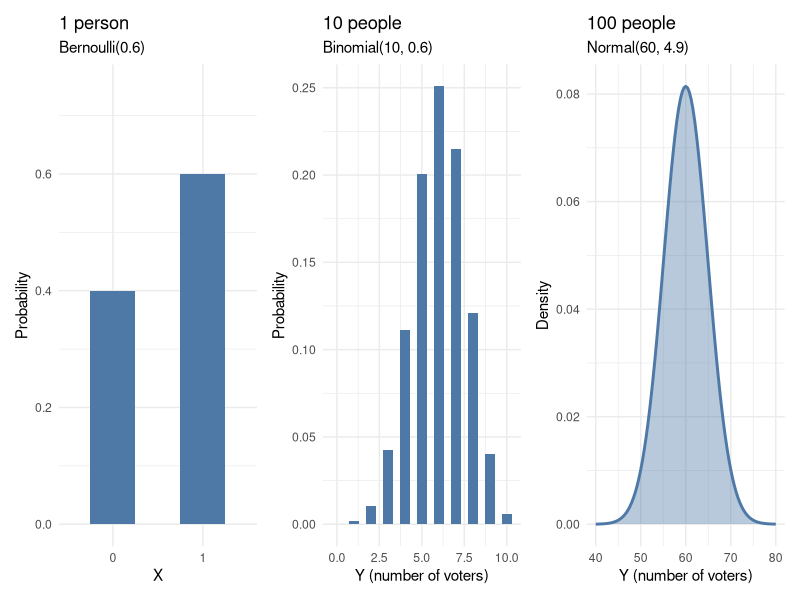
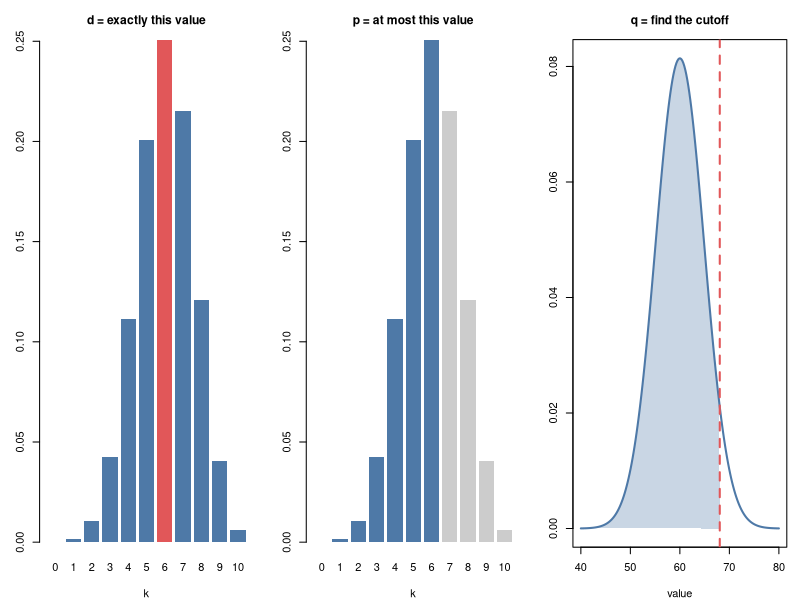
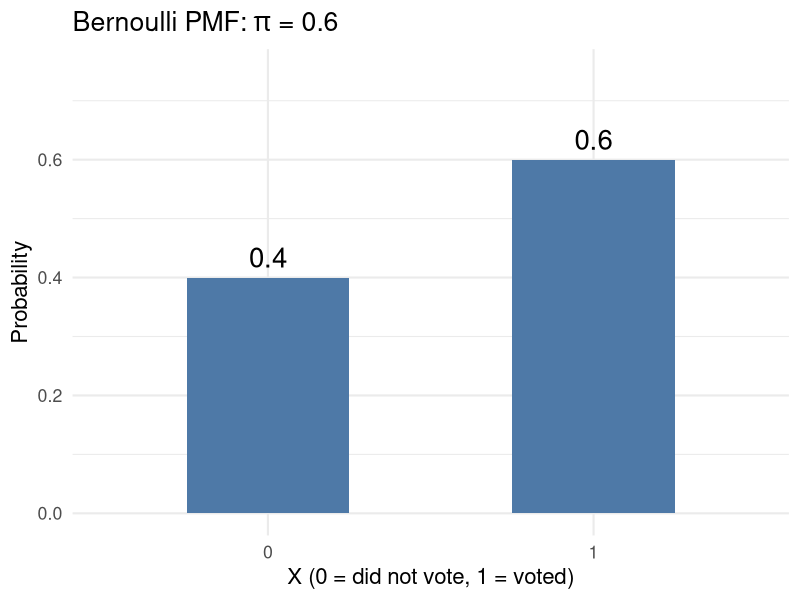
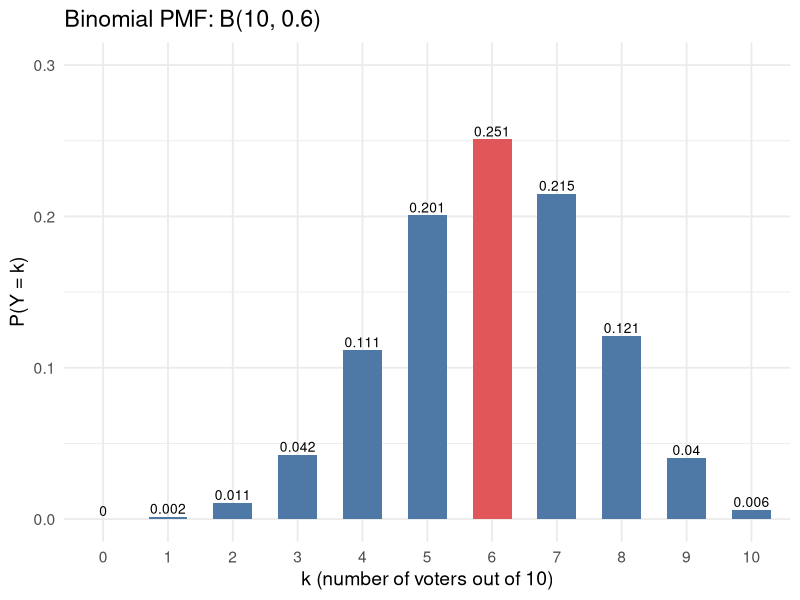
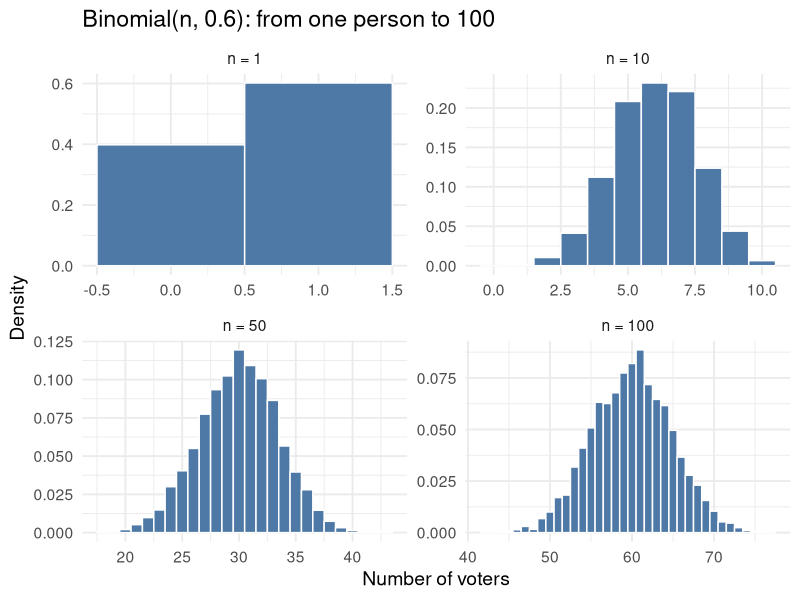
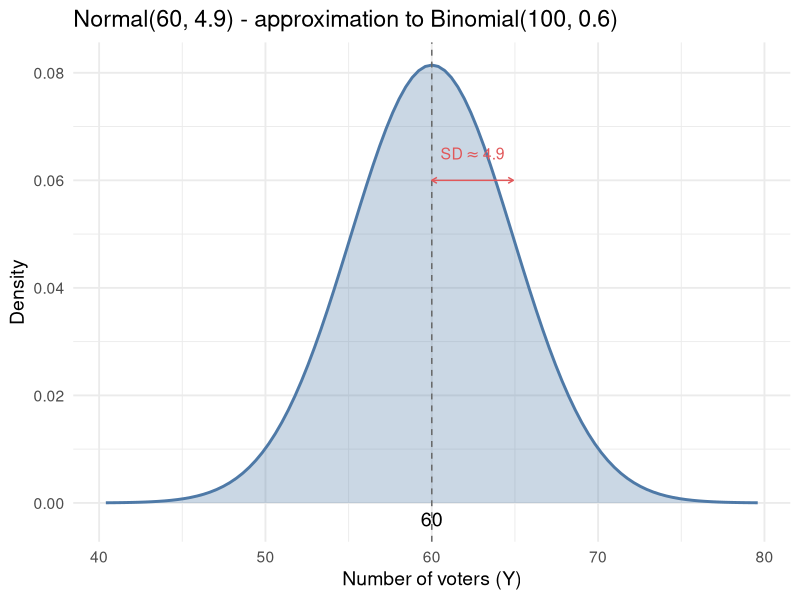
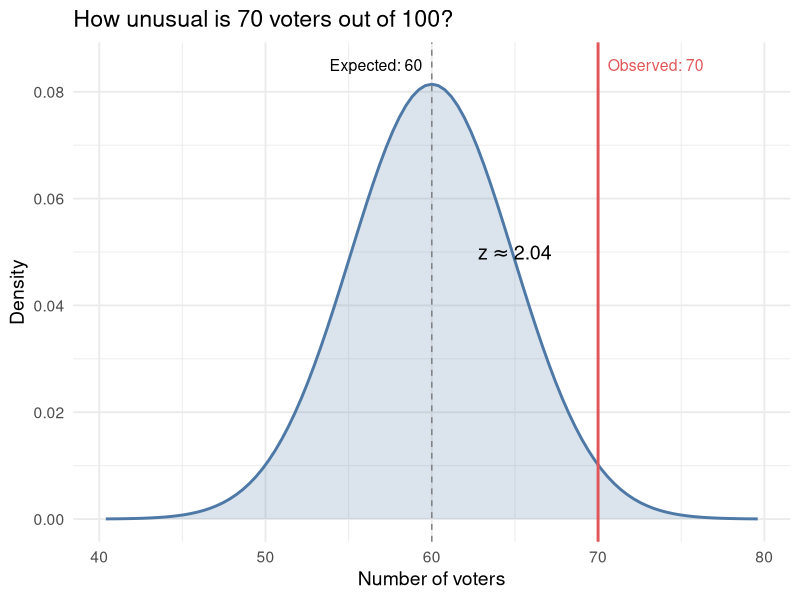
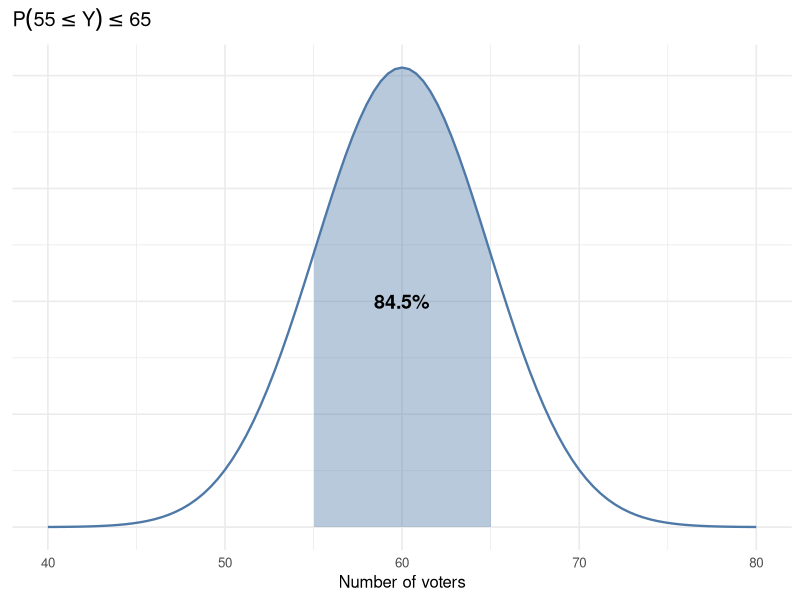

The R source for these figures, in order:
## ---- chunk 1
#| echo: false
#| results: false

# code for lecture
# ---------

# load tidyverse
library(tidyverse)
library(here)
library(patchwork)
## ---- chunk 2
#| echo: false
#| fig-align: center
#| fig-height: 3.5

# Panel 1: Bernoulli (1 person)
p1 <- tibble(x = c("0", "1"), prob = c(0.4, 0.6)) |>
  ggplot(aes(x, prob)) +
  geom_col(fill = "#4E79A7", width = 0.5) +
  scale_y_continuous(limits = c(0, 0.75)) +
  labs(x = "X", y = "Probability",
       title = "1 person",
       subtitle = "Bernoulli(0.6)") +
  theme_minimal(base_size = 11)

# Panel 2: Binomial (10 people)
p2 <- tibble(k = 0:10, prob = dbinom(0:10, 10, 0.6)) |>
  ggplot(aes(k, prob)) +
  geom_col(fill = "#4E79A7", width = 0.6) +
  labs(x = "Y (number of voters)", y = "Probability",
       title = "10 people",
       subtitle = "Binomial(10, 0.6)") +
  theme_minimal(base_size = 11)

# Panel 3: Normal approximation (100 people)
mu <- 100 * 0.6; sigma <- sqrt(100 * 0.6 * 0.4)
p3 <- ggplot(tibble(x = c(40, 80)), aes(x)) +
  stat_function(fun = dnorm, args = list(mean = mu, sd = sigma),
                geom = "area", fill = "#4E79A7", alpha = 0.4) +
  stat_function(fun = dnorm, args = list(mean = mu, sd = sigma),
                linewidth = 1, color = "#4E79A7") +
  labs(x = "Y (number of voters)", y = "Density",
       title = "100 people",
       subtitle = "Normal(60, 4.9)") +
  theme_minimal(base_size = 11)

p1 + p2 + p3
## ---- chunk 3
#| echo: false
#| fig-align: center
#| fig-height: 3

par(mfrow = c(1, 3), mar = c(4, 3, 3, 1))

# d: probability at a point
barplot(dbinom(0:10, 10, 0.6), names.arg = 0:10, col = ifelse(0:10 == 6, "#E15759", "#4E79A7"),
        main = "d = exactly this value", xlab = "k", ylab = "", cex.main = 1.1, border = NA)

# p: cumulative probability
barplot(dbinom(0:10, 10, 0.6), names.arg = 0:10, col = ifelse(0:10 <= 6, "#4E79A7", "gray80"),
        main = "p = at most this value", xlab = "k", ylab = "", cex.main = 1.1, border = NA)

# q: quantile (inverse)
x <- seq(40, 80, length = 200)
plot(x, dnorm(x, 60, 4.9), type = "l", col = "#4E79A7", lwd = 2,
     main = "q = find the cutoff", xlab = "value", ylab = "", cex.main = 1.1)
cutoff <- qnorm(0.95, 60, 4.9)
polygon(c(x[x <= cutoff], cutoff), c(dnorm(x[x <= cutoff], 60, 4.9), 0),
        col = adjustcolor("#4E79A7", 0.3), border = NA)
abline(v = cutoff, col = "#E15759", lwd = 2, lty = 2)

par(mfrow = c(1, 1))
## ---- chunk 4
#| echo: false
#| fig-align: center
#| fig-width: 6
#| fig-height: 5.5

tibble(x = c(0, 1), prob = c(0.4, 0.6)) |>
  ggplot(aes(x = factor(x), y = prob)) +
  geom_col(fill = "#4E79A7", width = 0.5) +
  geom_text(aes(label = prob), vjust = -0.5, size = 7) +
  scale_y_continuous(limits = c(0, 0.75)) +
  labs(
    x = "X (0 = did not vote, 1 = voted)",
    y = "Probability",
    title = expression("Bernoulli PMF: " * pi * " = 0.6")
  ) +
  theme_minimal(base_size = 16)
## ---- chunk 5
#| echo: false
#| fig-align: center
#| fig-width: 6
#| fig-height: 5.5

tibble(k = 0:10, prob = dbinom(0:10, size = 10, prob = 0.6)) |>
  mutate(highlight = ifelse(k == 6, "k = 6", "other")) |>
  ggplot(aes(x = factor(k), y = prob, fill = highlight)) +
  geom_col(width = 0.6) +
  geom_text(aes(label = round(prob, 3)), vjust = -0.3, size = 3.5) +
  scale_fill_manual(values = c("k = 6" = "#E15759", "other" = "#4E79A7")) +
  scale_y_continuous(limits = c(0, 0.30)) +
  labs(
    x = "k (number of voters out of 10)",
    y = "P(Y = k)",
    title = "Binomial PMF: B(10, 0.6)"
  ) +
  theme_minimal(base_size = 14) +
  theme(legend.position = "none")
## ---- chunk 6
#| echo: true

# P(Y ≤ 4) for Y ~ Binomial(10, 0.6)
pbinom(4, size = 10, prob = 0.6)
## ---- chunk 7
#| echo: true

# P(at least 7 voted) = 1 - P(at most 6 voted)
1 - pbinom(6, size = 10, prob = 0.6)
## ---- chunk 8
#| echo: false
#| warning: false
#| message: false
#| fig-height: 4.5

set.seed(106)

tibble(
  n = c(1, 10, 50, 100)
) |>
  mutate(
    n_label = paste0("n = ", n),
    n_label = factor(n_label, levels = paste0("n = ", c(1, 10, 50, 100))),
    draws = map(n, ~ rbinom(5000, size = .x, prob = 0.6))
  ) |>
  unnest(draws) |>
  ggplot(aes(x = draws, y = after_stat(density))) +
  geom_histogram(binwidth = 1, color = "white", fill = "#4E79A7") +
  facet_wrap(~ n_label, scales = "free") +
  labs(
    x = "Number of voters",
    y = "Density",
    title = "Binomial(n, 0.6): from one person to 100"
  ) +
  theme_minimal(base_size = 14)
## ---- chunk 9
#| echo: false
#| fig-align: center
#| fig-height: 5

mu <- 100 * 0.6
sigma <- sqrt(100 * 0.6 * 0.4)

ggplot(tibble(x = c(mu - 4*sigma, mu + 4*sigma)), aes(x)) +
  stat_function(fun = dnorm, args = list(mean = mu, sd = sigma),
                linewidth = 1, color = "#4E79A7") +
  stat_function(fun = dnorm, args = list(mean = mu, sd = sigma),
                geom = "area", fill = "#4E79A7", alpha = 0.3) +
  geom_vline(xintercept = mu, linetype = "dashed", color = "gray40") +
  annotate("text", x = mu, y = -0.003, label = "60", size = 5) +
  annotate("segment", x = mu, xend = mu + sigma, y = 0.06, yend = 0.06,
           arrow = arrow(length = unit(0.15, "cm"), ends = "both"), color = "#E15759") +
  annotate("text", x = mu + sigma/2, y = 0.065, label = expression(SD %~~% 4.9),
           size = 4, color = "#E15759") +
  labs(
    x = "Number of voters (Y)",
    y = "Density",
    title = "Normal(60, 4.9) - approximation to Binomial(100, 0.6)"
  ) +
  theme_minimal(base_size = 14)
## ---- chunk 10
#| echo: false
#| fig-align: center
#| fig-height: 5

mu <- 60; sigma <- 4.9

ggplot(tibble(x = c(mu - 4*sigma, mu + 4*sigma)), aes(x)) +
  stat_function(fun = dnorm, args = list(mean = mu, sd = sigma),
                geom = "area", fill = "#4E79A7", alpha = 0.2) +
  stat_function(fun = dnorm, args = list(mean = mu, sd = sigma),
                linewidth = 1, color = "#4E79A7") +
  geom_vline(xintercept = 60, linetype = "dashed", color = "gray50") +
  geom_vline(xintercept = 70, linetype = "solid", color = "#E15759", linewidth = 1) +
  annotate("text", x = 60, y = 0.085, label = "Expected: 60", size = 4, hjust = 1.1) +
  annotate("text", x = 70, y = 0.085, label = "Observed: 70", size = 4,
           color = "#E15759", hjust = -0.1) +
  annotate("text", x = 65, y = 0.05, label = expression(z %~~% 2.04), size = 5, fontface = "bold") +
  labs(
    x = "Number of voters",
    y = "Density",
    title = "How unusual is 70 voters out of 100?"
  ) +
  theme_minimal(base_size = 14)
## ---- chunk 11
#| echo: true
pnorm(65, mean = 60, sd = 4.9) -
  pnorm(55, mean = 60, sd = 4.9)
## ---- chunk 12
#| echo: false
#| fig-height: 3.5
mu <- 60; sigma <- 4.9
ggplot(tibble(x = c(40, 80)), aes(x)) +
  stat_function(fun = dnorm, args = list(mean = mu, sd = sigma), linewidth = 0.8, color = "#4E79A7") +
  stat_function(fun = dnorm, args = list(mean = mu, sd = sigma), geom = "area", xlim = c(55, 65), fill = "#4E79A7", alpha = 0.4) +
  annotate("text", x = 60, y = 0.04, label = "84.5%", size = 5, fontface = "bold") +
  labs(x = "Number of voters", y = NULL, title = expression(P(55 <= Y) <= 65)) +
  theme_minimal(base_size = 12) + theme(axis.text.y = element_blank())
## ---- chunk 13
#| echo: true
pnorm(50, mean = 60, sd = 4.9)
## ---- chunk 14
#| echo: false
#| fig-height: 3.5
ggplot(tibble(x = c(40, 80)), aes(x)) +
  stat_function(fun = dnorm, args = list(mean = mu, sd = sigma), linewidth = 0.8, color = "#4E79A7") +
  stat_function(fun = dnorm, args = list(mean = mu, sd = sigma), geom = "area", xlim = c(40, 50), fill = "#4E79A7", alpha = 0.4) +
  annotate("text", x = 47, y = 0.02, label = "2.1%", size = 5, fontface = "bold") +
  labs(x = "Number of voters", y = NULL, title = expression(P(Y <= 50))) +
  theme_minimal(base_size = 12) + theme(axis.text.y = element_blank())
## ---- chunk 15
#| echo: true
1 - pnorm(70, mean = 60, sd = 4.9)
## ---- chunk 16
#| echo: false
#| fig-height: 3.5
ggplot(tibble(x = c(40, 80)), aes(x)) +
  stat_function(fun = dnorm, args = list(mean = mu, sd = sigma), linewidth = 0.8, color = "#4E79A7") +
  stat_function(fun = dnorm, args = list(mean = mu, sd = sigma), geom = "area", xlim = c(70, 80), fill = "#E15759", alpha = 0.4) +
  annotate("text", x = 73, y = 0.015, label = "2.0%", size = 5, fontface = "bold", color = "#E15759") +
  labs(x = "Number of voters", y = NULL, title = "P(Y > 70)") +
  theme_minimal(base_size = 12) + theme(axis.text.y = element_blank())
## ---- chunk 17
#| echo: true
qnorm(0.95, mean = 60, sd = 4.9)
## ---- chunk 18
#| echo: false
#| fig-height: 3.5
cutoff <- qnorm(0.95, mean = mu, sd = sigma)
ggplot(tibble(x = c(40, 80)), aes(x)) +
  stat_function(fun = dnorm, args = list(mean = mu, sd = sigma), linewidth = 0.8, color = "#4E79A7") +
  stat_function(fun = dnorm, args = list(mean = mu, sd = sigma), geom = "area", xlim = c(40, cutoff), fill = "#4E79A7", alpha = 0.3) +
  geom_vline(xintercept = cutoff, linetype = "dashed", color = "#E15759", linewidth = 1) +
  annotate("text", x = cutoff + 1, y = 0.05, label = round(cutoff, 1), size = 5, color = "#E15759", hjust = 0) +
  annotate("text", x = 55, y = 0.04, label = "95%", size = 5, fontface = "bold") +
  labs(x = "Number of voters", y = NULL, title = "95th percentile") +
  theme_minimal(base_size = 12) + theme(axis.text.y = element_blank())
## ---- chunk 19
#| echo: true
pnorm(65, mean = 71, sd = 8)
## ---- chunk 20
#| echo: true
1 - pnorm(820, mean = 1026, sd = 209)
## ---- chunk 21
#| echo: true
pnorm(820, mean = 1026, sd = 209) - pnorm(720, mean = 1026, sd = 209)
## ---- chunk 22
#| echo: true
qnorm(0.90, mean = 71, sd = 8)
## ---- chunk 23
#| echo: true
# P(68 ≤ height ≤ 70) for each group
p_men   <- pnorm(70, mean = 70, sd = 3) - pnorm(68, mean = 70, sd = 3)
p_women <- pnorm(70, mean = 64, sd = 3) - pnorm(68, mean = 64, sd = 3)

p_men - p_women   # difference in proportions
p_men / p_women   # relative risk ratio
## ---- chunk 24
#| echo: false
#| fig-align: center
#| fig-height: 4

# Panel 1: Bernoulli (1 person)
p1 <- tibble(x = c("0", "1"), prob = c(0.4, 0.6)) |>
  ggplot(aes(x, prob)) +
  geom_col(fill = "#4E79A7", width = 0.5) +
  scale_y_continuous(limits = c(0, 0.75)) +
  labs(x = "X", y = "Probability",
       title = "1 person",
       subtitle = "Bernoulli(0.6)") +
  theme_minimal(base_size = 12)

# Panel 2: Binomial (10 people)
p2 <- tibble(k = 0:10, prob = dbinom(0:10, 10, 0.6)) |>
  ggplot(aes(k, prob)) +
  geom_col(fill = "#4E79A7", width = 0.6) +
  labs(x = "Y (number of voters)", y = "Probability",
       title = "10 people",
       subtitle = "Binomial(10, 0.6)") +
  theme_minimal(base_size = 12)

# Panel 3: Normal approximation (100 people)
mu <- 60; sigma <- sqrt(100 * 0.6 * 0.4)
p3 <- ggplot(tibble(x = c(40, 80)), aes(x)) +
  stat_function(fun = dnorm, args = list(mean = mu, sd = sigma),
                geom = "area", fill = "#4E79A7", alpha = 0.4) +
  stat_function(fun = dnorm, args = list(mean = mu, sd = sigma),
                linewidth = 1, color = "#4E79A7") +
  labs(x = "Y (number of voters)", y = "Density",
       title = "100 people",
       subtitle = "Normal(60, 4.9)") +
  theme_minimal(base_size = 12)

p1 + p2 + p3
